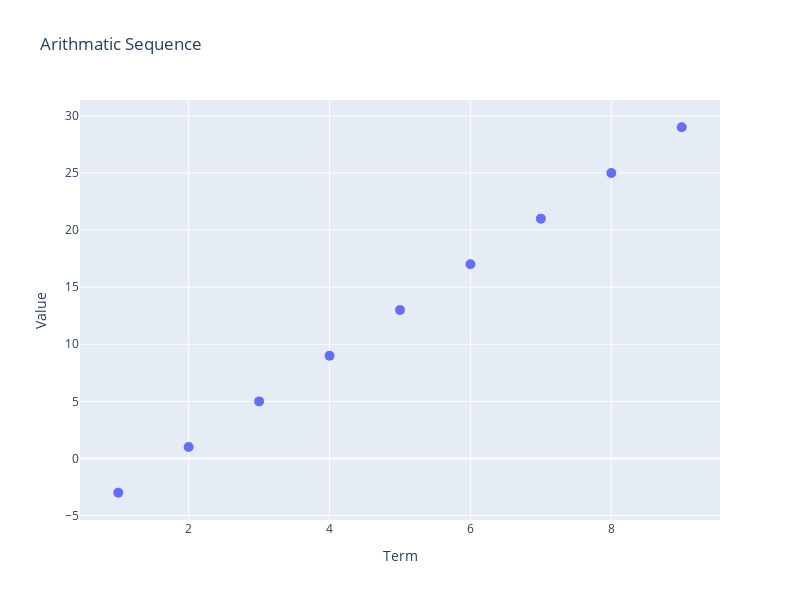

The cell this chart's notebook holds for it:
### Code cell
trace = go.Scatter(x = x, y = y, name = "Sequence", mode = "markers", marker = dict(size = 10))

fig = go.Figure(data = [trace], layout = dict(title = "Arithmatic Sequence", 
                                              xaxis = dict(title = "Term"), yaxis = dict(title = "Value"),
                                             height = 600, width = 800))

fig.show()

### Figure 1 — Plotly figure (JSON) as saved in the notebook; plotly's stock layout.template omitted (floating-point values rounded to 4 significant figures)
{"data": [{"marker": {"size": 10}, "mode": "markers", "name": "Sequence", "type": "scatter", "x": [1, 2, 3, 4, 5, 6, 7, 8, 9], "y": [-3, 1, 5, 9, 13, 17, 21, 25, 29]}], "layout": {"height": 600, "title": {"text": "Arithmatic Sequence"}, "width": 800, "xaxis": {"autorange": true, "range": [0.457, 9.543], "title": {"text": "Term"}, "type": "linear"}, "yaxis": {"autorange": true, "range": [-5.386, 31.39], "title": {"text": "Value"}, "type": "linear"}}}
